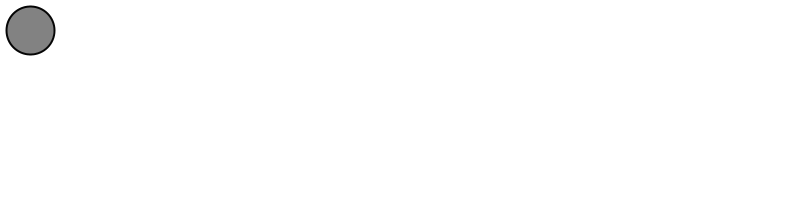
Frame 1 (no input)
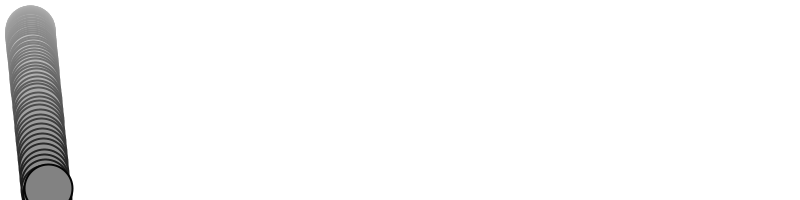
Frame 60 (the mouse pressed at the canvas centre just before this capture)
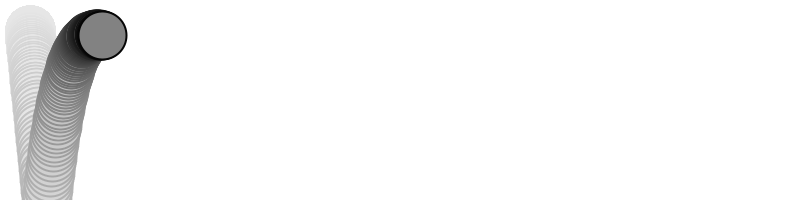
Frame 120 (the mouse held since frame 60 and released just before this capture)

The Processing sketch that drew these frames (run headless with seeded random() and noise(); from frame 60 on, the mouse is pressed at the canvas centre):

// Processing sketch: _2_1_forces_trail
// ── _2_1_forces_trail.pde
Mover m;

void setup() {
  background(255);
  size(800, 200);
  smooth();
  m = new Mover();
}

void draw() {
  //background(255);

  PVector wind = new PVector(0.01, 0);
  PVector gravity = new PVector(0, 0.1);
  m.applyForce(wind);
  m.applyForce(gravity);


  m.update();
  m.display();
  m.checkEdges();

  noStroke();
  fill(255, 5);
  rect(0, 0, width, height);
}




// ── Mover.pde
class Mover {

  PVector location;
  PVector velocity;
  PVector acceleration;
  float mass;

  Mover() {
    location = new PVector(30, 30);
    velocity = new PVector(0, 0);
    acceleration = new PVector(0, 0);
    mass = 1;
  }

  void applyForce(PVector force) {
    PVector f = PVector.div(force, mass);
    acceleration.add(f);
  }

  void update() {
    velocity.add(acceleration);
    location.add(velocity);
    acceleration.mult(0);
  }

  void display() {
    stroke(0);
    strokeWeight(2);
    fill(127);
    ellipse(location.x, location.y, 48, 48);
  }

  void checkEdges() {

    if (location.x > width) {
      location.x = width;
      velocity.x *= -1;
    } 
    else if (location.x < 0) {
      velocity.x *= -1;
      location.x = 0;
    }

    if (location.y > height) {
      velocity.y *= -1;
      location.y = height;
    }
  }
}
